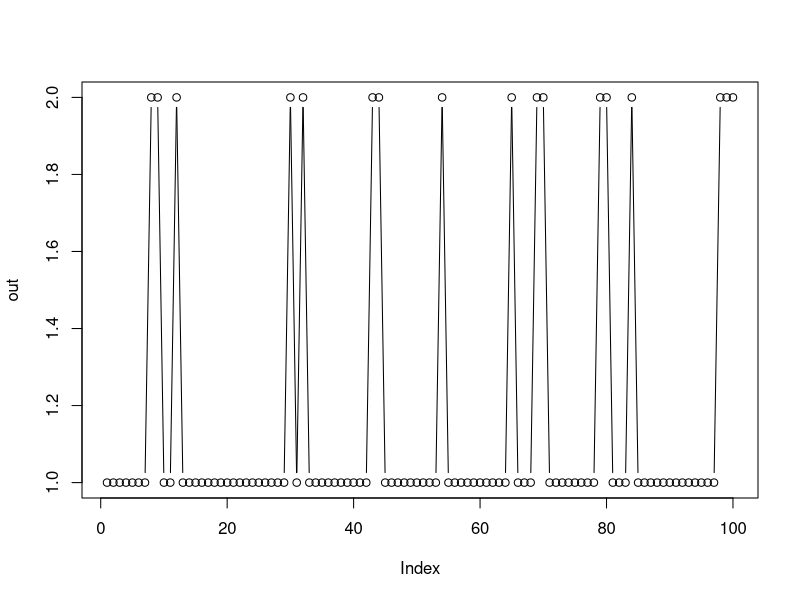
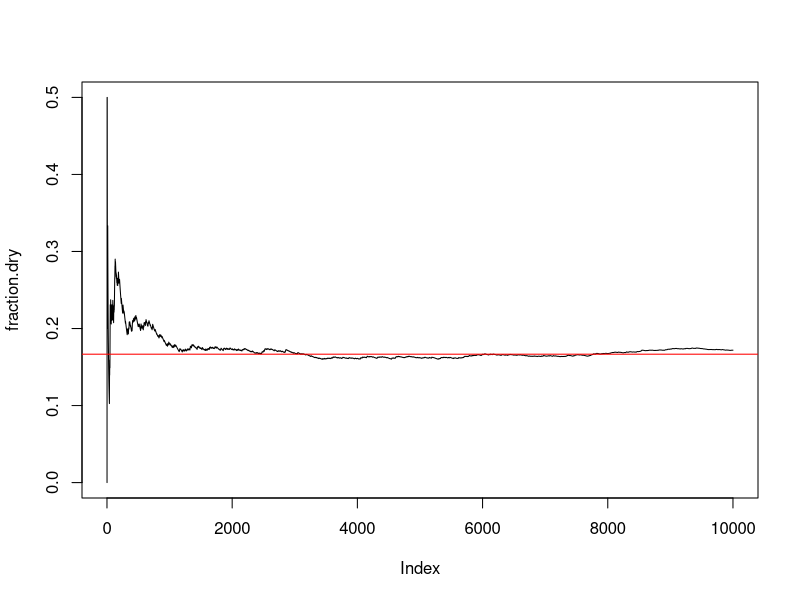
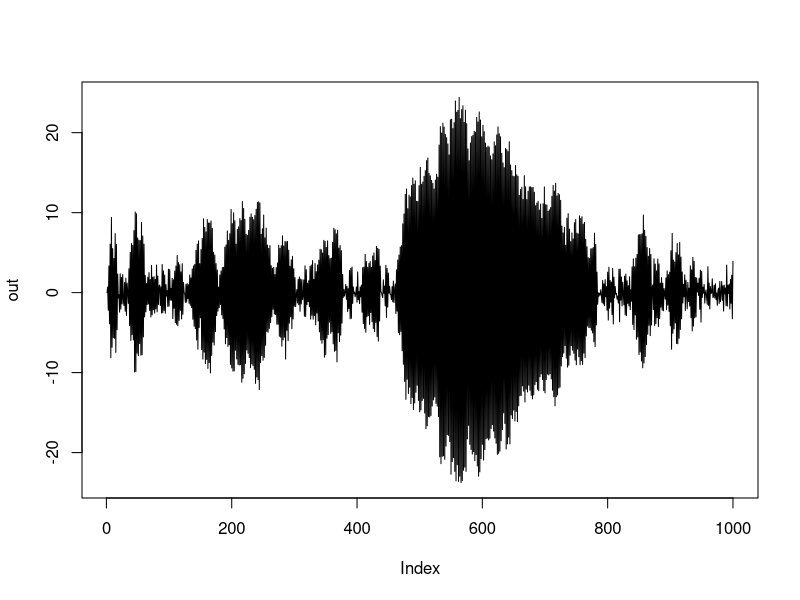
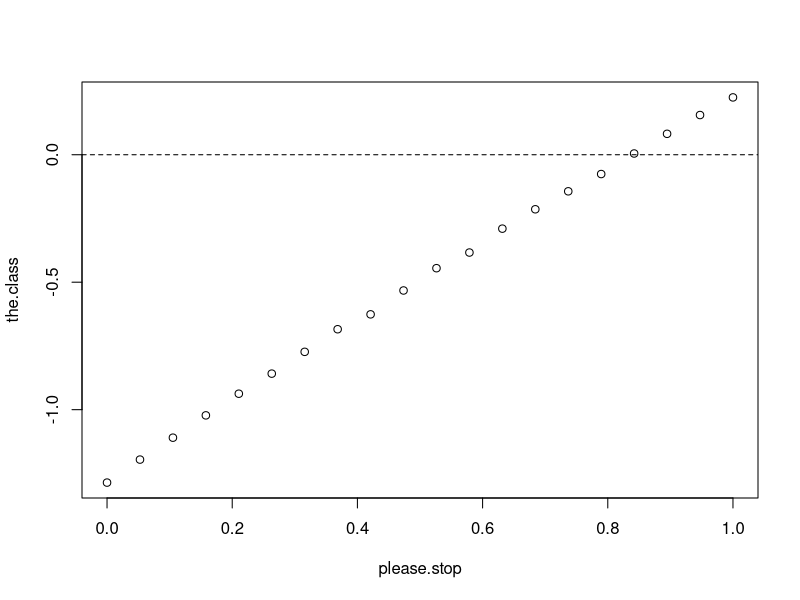

Generate these figures, in order, with R:
#Class 2/28 - Week 8
#Modeling environmental fluctuations

#=========================================================================
#Finite State Markov chains
#=========================================================================
#Assume there is a finite # of environmental states
#Specify a transition matrix P[i,j], the prob. of going from state i to j
#Simulate using sample.int command

#Simplest is a two-state model (e.g., wet vs dry)
#Write a simulator for this environmental model

#Input: the transition matrix P
#       the length of the run Tf
#       the initial environmental state init.state
#Output: a single run of the model for length Tf

#1 - wet , 2 - dry
#Markov Chain simulator
MC.sim=function(P=rbind(c(0.9,0.1),c(0.5,0.5)), Tf=10, init.state=1){
  States=numeric(Tf)
  States[1]=init.state
  for (t in 2:Tf){
    #pick new state from set of states given transition probabilities of last state
    States[t]=sample.int(n=2, size=1, prob=P[States[t-1],])
  }
  return(States)
}

#run and plot simulation
out=MC.sim(Tf=100)
plot(out, type='b')

#the fraction of time spent in a dry year
Tf=10000
out=MC.sim(Tf=Tf)
counter=cumsum(out-1) #set dry year value to 1, wet to 0 then add up to get cumulative total # of dry years
fraction.dry=counter/1:Tf #normalize by current years count
plot(fraction.dry,type='l')

#things stabilize since this Markov chain converges to a unique stationary distribution
#given by the normalized left eigenvector of P
P=rbind(c(0.9,0.1),c(0.5,0.5))
v = eigen(t(P))$vector[,1]
v = v/sum(v)
abline(h=v[2], col='red')


#=========================================================================================
#Autoregressive process
#=========================================================================================
# Consider an AR(1)
# X[t]=a+b*X[t-1]+sigma*Z[t]
# where Z[t] are iid standard normals
AR1.sim=function(a=0, b=0.5, sigma=1, Tf=10, init.state=0){
  X=numeric(Tf)
  X[1]=init.state
  for (t in 2:Tf){
    #pick new state from set of states given transition probabilities of last state
    X[t]=a+b*X[t-1]+sigma*rnorm(1)
  }
  return(X)
}

#plot a simulation
out=AR1.sim(Tf=1000, b=-0.99)
plot(out,type='l')

#AR1 have a unique stationary distribution if |b|<1
#mean of the stationary process is a/(1-b)
#variance is sigma^2/(1-b^2)

#===========================================================================================
#Create a function that calculates r (growth rate) for the burning grass model
# N(t+1) = A(t+1)N(t)
# where A(t) are drawn from a finite # of matrices
# corresponding to a finite number of environmental states 1,...,k
# and where the environmental states vary stochastically 
# according to a Markov chain model with transition matrix P

# Input: A array of matrices, P transition matrix, Tf length of run to est. r
# Output: r (estimate)

Lyap = function(A, P, Tf){
  k = dim(P)[1] #number of environmental states
  n = dim(A)[1] #number of population states
  N=rep(1/n,n)
  State=1
  multipliers=numeric(Tf)
  for(t in 1:Tf){
    N = A[,,State]%*%N
    #rescale pop size to be 1, keep track of pop change factors
    multipliers[t]=sum(N)
    N=N/sum(N)
    State=sample.int(n=k,size=1,prob=P[State,])
  }
  r = mean(log(multipliers))
  return(r)
}

# Burnt years
Burnt=matrix(c(0.08,1.63,2.42,4.4,
               0.21,0.64,0.35,0.16,
               0,0.19,0.43,0.24,
               0,0.03,0.23,0.48),4,byrow=TRUE)
#Unburnt
Protected=matrix(c(0,0.706,0.391,3.59,
                   0.018,0.158,0.136,0.093,
                   0,0.08,0.07,0.21,
                   0,0,0.01,0.07),4,byrow=TRUE)

#combine into an array
A = array(0,dim=c(4,4,2))
A[,,1]=Burnt
A[,,2]=Protected

#run and print r
print(matrix(0.5,2,2))
print(Lyap(A=A,P=matrix(0.5,2,2),Tf=100000))

#lets end by plotting how r depends on frequency of burnt years 
#assuming that environmental state is uncorrelated in time

#we want to set P=rbind(c(p,1-p),c(p,1-p))
#where p is the probability of burnt year

the.burning=function(p){
  P = rbind(c(p,1-p),c(p,1-p))
  r = Lyap(A=A,P=P,Tf=10000)
  return(r)
}

please.stop=seq(0,1,length=20)
the.class=sapply(please.stop,the.burning)
plot(please.stop,the.class)
abline(h=0,lty=2)